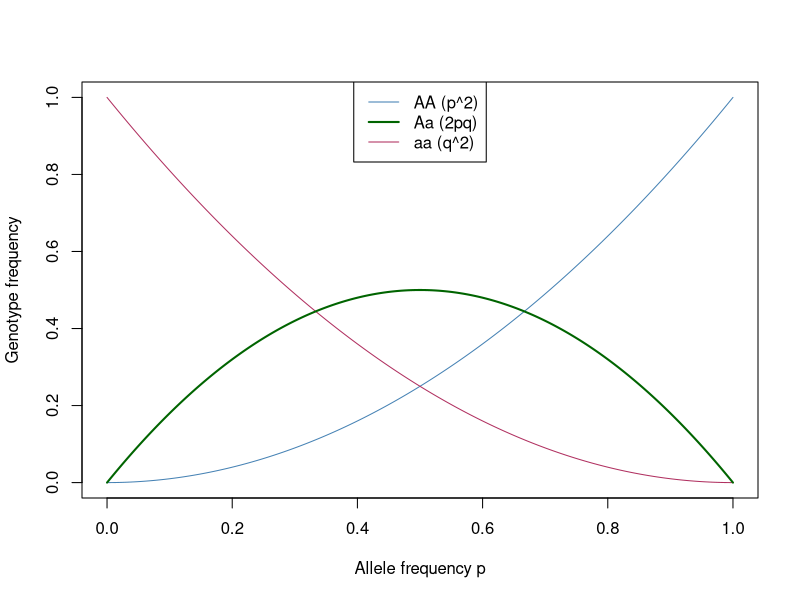
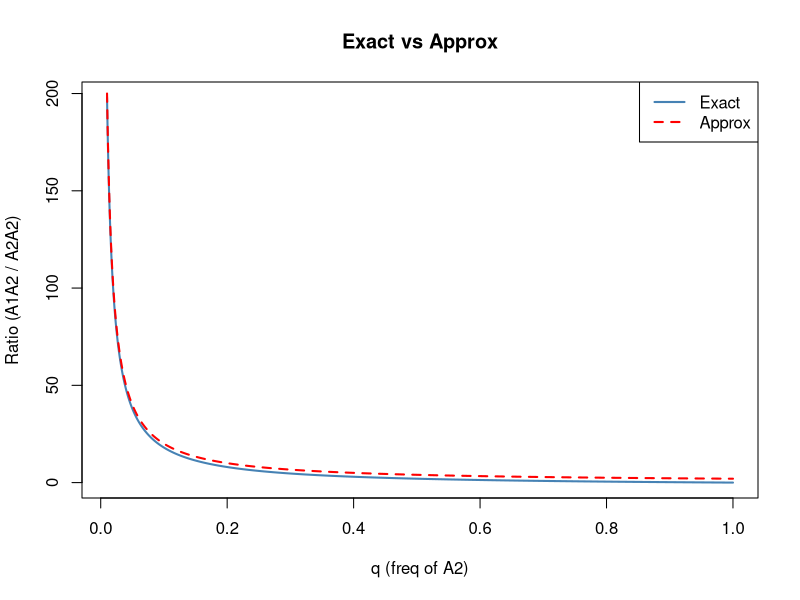
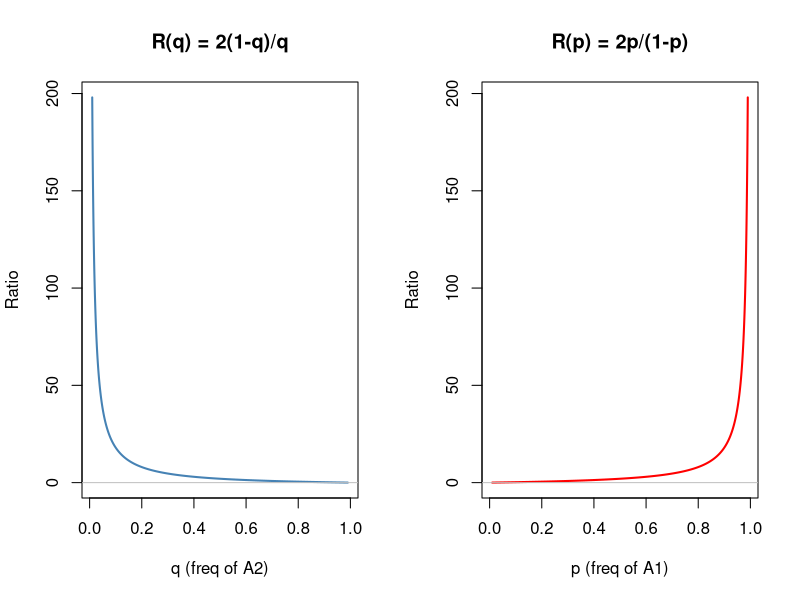

Source code (R) for these figures, in order:
# Problem 1.4 ##################################################################
# 1. homo & hetero as a function of p (allele freq); Hardy-Weinberg equilibrium
# when homozygote = AA; Pr(AA) = p^2;   f_homo_AA     = p^2
#                   aa; Pr(aa) = q^2;   f_homo_aa     = q^2
# hetero = Aa         ; Pr(Aa) = 2pq;   f_hetero      = 2p(1-p)

p <- seq(0, 1, by = 0.001)
# q <- (1-p)

homo_AA <- p^2
homo_aa <- (1-p)^2
hetero_Aa <- 2*p*(1-p)

# 2. Maximum heterozygote frequency
# derivatives of hetero_Aa (find max value of p)
max_p <- p[which.max(hetero_Aa)]

# insert p to f_hetero
max_hetero <- max(hetero_Aa)

# simple plot
plot(p, homo_AA,
     type = "l", col = "steelblue", ylim = c(0,1),
     ylab = "Genotype frequency",
     xlab = "Allele frequency p")
lines(p, homo_aa, col = "maroon")
lines(p, hetero_Aa, col = "darkgreen",
      lwd = 2)

legend("top", legend = c("AA (p^2)", "Aa (2pq)", "aa (q^2)"),
       col = c("steelblue", "darkgreen", "maroon"),
       lty = 1, lwd = c(1,2,1))


# Problem 1.5 ##################################################################
# ratio f_A1A2 to F_A2A2 as a function of q; using both exact and approximate fr
# f_A1A2 = 2q(1-q)
# f_A2A2 = q^2

q <- seq(0.01, 1, by = 0.0001)
R_exact <- 2*(1-q)/q
R_approx <- 2/q

plot(q, R_exact, type="l", col="steelblue", lwd=2,
     ylab="Ratio (A1A2 / A2A2)", xlab="q (freq of A2)",
     main="Exact vs Approx")
lines(q, R_approx, col="red", lty=2, lwd=2)
legend("topright", legend=c("Exact", "Approx"),
       col=c("steelblue", "red"), lty=c(1,2), lwd=2)



# Additional plot for function in p vs. q
q <- seq(0.01, 0.99, by = 0.0001)
p <- 1 - q

# ratios
R_q <- 2*(1-q)/q
R_p <- 2*p/(1-p)

# Plot R(q)
par(mfrow = c(1, 2))
plot(q, R_q, type="l", col="steelblue", lwd=2,
     xlab="q (freq of A2)", ylab="Ratio",
     main="R(q) = 2(1-q)/q")
abline(h=0, col="gray")

# Plot R(p)
plot(p, R_p, type="l", col="red", lwd=2,
     xlab="p (freq of A1)", ylab="Ratio",
     main="R(p) = 2p/(1-p)")
abline(h=0, col="gray")

par(mfrow = c(1, 1))

